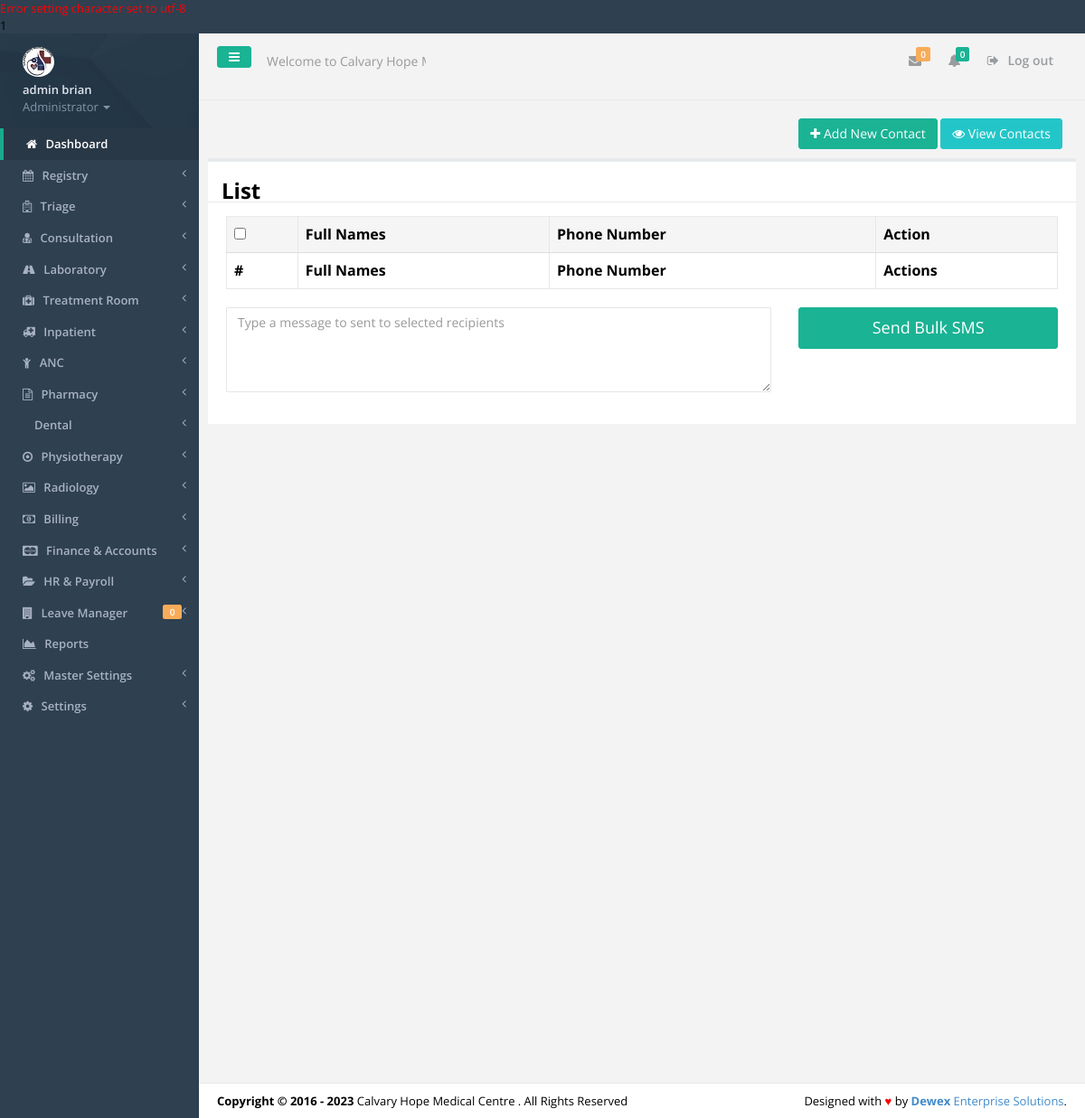
Page /group-members.php (signed in) on the committed database.
### tables this page shows
CREATE TABLE IF NOT EXISTS `tbl_users` (
  `id` int(11) NOT NULL,
  `f_name` varchar(30) NOT NULL,
  `s_name` varchar(30) NOT NULL,
  `id_no` varchar(30) NOT NULL,
  `email` varchar(30) NOT NULL,
  `phone` varchar(15) NOT NULL,
  `password` varchar(200) NOT NULL,
  `user_l` varchar(50) NOT NULL,
  `profile_image` varchar(45) NOT NULL,
  `active` varchar(30) NOT NULL
);

CREATE TABLE IF NOT EXISTS `tbl_settings` (
  `settings_id` int(11) NOT NULL,
  `slogan` varchar(100) NOT NULL,
  `l_status` varchar(10) NOT NULL,
  `system_name` varchar(30) NOT NULL,
  `campaigner_name` varchar(30) NOT NULL,
  `campaigner_short_name` varchar(30) NOT NULL,
  `campaign_location` varchar(30) NOT NULL,
  `seat` varchar(30) NOT NULL,
  `inst_date` varchar(15) NOT NULL,
  `photo` varchar(30) NOT NULL,
  `photo_size` varchar(10) NOT NULL,
  `photo_type` varchar(20) NOT NULL,
  `custom_reply_msg` varchar(500) NOT NULL,
  `address` varchar(50) NOT NULL,
  `phone` varchar(30) NOT NULL,
  `email` varchar(30) NOT NULL
);

### includes/authenticate.php (called while the page is built, shortened)
<?php
require_once 'inc/auth.php';
$signedemail = $_SESSION['email'];
$adminDetails = mysqli_query($dbconnect,"SELECT * FROM tbl_users WHERE email='$signedemail'");
$dd = mysqli_fetch_assoc($adminDetails);
$sfname = $dd['f_name'];
$ssname = $dd['s_name'];
$sidno = $dd['id_no'];
$user_l = $dd['user_l'];
	$getcountleaves =mysqli_query($dbconnect,"SELECT COUNT(*) as k FROM tbl_leavetransactions WHERE leavetrans_approver='$sidno' AND leavetrans_status='APPLIED'");
	$gcntttl1 = mysqli_fetch_array($getcountleaves);
	$leavestoapprove = $gcntttl1['k'];
?>

### inc/auth.php (called while the page is built, shortened)
<?php
include('config.php');
$dbhost = "localhost";
$dbuser = "root";
$dbpass = "";
$dbname = "agrovet";
$dbconnect = new mysqli($dbhost, $dbuser, $dbpass, $dbname);
$get_system_settings = mysqli_query($dbconnect,"SELECT * FROM tbl_settings LIMIT 1");
$smartC = mysqli_fetch_array($get_system_settings);
$smart_name = $smartC['system_name'];
?>

### includes/sidebar.php (shortened to what this page needs)
<nav class="navbar-default navbar-static-side" role="navigation">
            <div class="sidebar-collapse">
                <ul class="nav" id="side-menu">
                    <li class="nav-header">
                        <div class="dropdown profile-element"> <span>
                            <img alt="image" class="img-circle" src="img/profile_small.jpg" />
                             </span>
                            <a data-toggle="dropdown" class="dropdown-toggle" href="#">
                            <span class="clear"> <span class="block m-t-xs"> <strong class="font-bold"><?php echo "$sfname $ssname";?></strong>
                             </span> <span class="text-muted text-xs block">Administrator <b class="caret"></b></span> </span> </a>
                        </div>
                    </li>
                    <li class="active">
                        <a href="index.php"><i class="fa fa-home"></i> <span class="nav-label">Dashboard</span></a>
                    </li>
					<?php
					if($user_l=='REGISTRY'||$user_l=='ADMINISTRATOR'){
					?>
					<li>
                        <a href="registry.php"><i class="fa fa-calendar"></i> <span class="nav-label">Registry </span><span class="fa arrow"></span></a>
                    </li>
					<?php
					}
					if($user_l=='TRIAGE'||$user_l=='ADMINISTRATOR'||$user_l=='TREATMENTROOM'){
					?>
					<li>
						<a href="#"><i class="fa fa-hospital-o"></i> <span class="nav-label">Triage </span><span class="fa arrow"></span></a>
					</li>
					<?php
					}
					if($user_l=='CONSULTATION'||$user_l=='ADMINISTRATOR'){
					?>
					<li>
                        <a href="#"><i class="fa fa-user-md"></i> <span class="nav-label">Consultation </span><span class="fa arrow"></span></a>
                    </li>
					<?php
					}
					if($user_l=='LABORATORY'||$user_l=='ADMINISTRATOR'){
					?>
					<li>
                        <a href="#"><i class="fa fa-road"></i> <span class="nav-label">Laboratory </span><span class="fa arrow"></span></a>
                    </li>
					<?php
					}
					if($user_l=='TRIAGE'||$user_l=='ADMINISTRATOR'||$user_l=='TREATMENTROOM'){
					?>
					<li>
                        <a href="#"><i class="fa fa-medkit"></i> <span class="nav-label">Treatment Room </span><span class="fa arrow"></span></a>
                    </li>
					<li>
                        <a href="#"><i class="fa fa-ambulance"></i> <span class="nav-label">Inpatient </span><span class="fa arrow"></span></a>
                    </li>
					<li>
                        <a href="#"><i class="fa fa-child"></i> <span class="nav-label">ANC </span><span class="fa arrow"></span></a>
                    </li>
					<?php
					}
					if($user_l=='PHARMACY'||$user_l=='ADMINISTRATOR'){
					?>
					<li>
                        <a href="#"><i class="fa fa-file-text-o"></i> <span class="nav-label">Pharmacy </span><span class="fa arrow"></span></a>
                    </li>
					<?php
					}
					if($user_l=='ADMINISTRATOR'){
					?>
					<li>
                        <a href="#"><i class="fa-solid fa-road"></i> <span class="nav-label">Dental </span><span class="fa arrow"></span></a>
                    </li>
					<li>
                        <a href="#"><i class="fa fa-dot-circle-o"></i> <span class="nav-label">Physiotherapy </span><span class="fa arrow"></span></a>
                    </li>
						<li>
                        <a href="#"><i class="fa fa-photo"></i> <span class="nav-label">Radiology </span><span class="fa arrow"></span></a>
                    </li>
					<?php
					}
					if($user_l=='REGISTRY'||$user_l=='ADMINISTRATOR'){
					?>
					<li>
                        <a href="#"><i class="fa fa-money"></i> <span class="nav-label">Billing </span><span class="fa arrow"></span></a>
                    </li>
					<?php
					}
					if($user_l=='ADMINISTRATOR'){
					?>
					<li>
                        <a href="#"><i class="fa fa-cc-mastercard"></i> <span class="nav-label">Finance & Accounts </span><span class="fa arrow"></span></a>
                    </li>
					<?php } ?>
					<li>
                        <a href="#"><i class="fa fa-folder-open"></i> <span class="nav-label">HR & Payroll </span><span class="fa arrow"></span></a>
                    </li>
					<li>
                        <a href="#"><i class="fa fa-building"></i> <span class="nav-label">Leave Manager </span><span class="fa arrow"></span><span class="label label-warning pull-right"><?php echo $leavestoapprove; ?></span></a>
                    </li>
					<?php
					if($user_l=='ADMINISTRATOR'){
					?>
					 <li>
                        <a href="reports.php"><i class="fa fa-area-chart"></i> <span class="nav-label">Reports</a>
                    </li>
                    <li>
                        <a href="#"><i class="fa fa-cogs"></i> <span class="nav-label">Master Settings</span><span class="fa arrow"></span></a>
                    </li>
                    <li>
                        <a href="#"><i class="fa fa-gear"></i> <span class="nav-label"> Settings</span><span class="fa arrow"></span></a>
                    </li>
					<?php
					}
					?>
                </ul>
            </div>
        </nav>

### includes/top-nav.php (shortened to what this page needs)
<nav class="navbar navbar-static-top" role="navigation" style="margin-bottom: 0">
        <div class="navbar-header">
            <a class="navbar-minimalize minimalize-styl-2 btn btn-primary " href="#"><i class="fa fa-bars"></i> </a>
            <form role="search" class="navbar-form-custom" method="post" action="search_results.html">
                <div class="form-group">
                    <input type="text" placeholder="Welcome to <?php echo $smart_name; ?>..." class="form-control" name="top-search" id="top-search">
                </div>
            </form>
        </div>
            <ul class="nav navbar-top-links navbar-right">
                <li>
                    <a class="count-info" tooltip="Unread" href="#">
                        <i class="fa fa-envelope"></i>  <span class="label label-warning">0</span>
                    </a>
                </li>
                <li>
                    <a class="count-info" data-toggle="dropdowhn" tooltip="Marked Important" href="#">
                        <i class="fa fa-bell"></i>  <span class="label label-primary">0</span>
                    </a>
                 </li>
				<li>
                    <a href="logout.php?logout">
                        <i class="fa fa-sign-out"></i> Log out
                    </a>
                </li>
            </ul>
	</nav>

### includes/footer.php
<div class="footer">
    <div class="pull-right">
        Designed with <span style="color:red">&hearts;</span> by <a href="mailto: isaacwex@gmail.com tel:0729522550" target="_blank" title="We're Dewex Enterprise Solutions" target="_blank" rel="dofollow"><strong>Dewex</strong> Enterprise Solutions</a>.
    </div>
    <div>
        <strong>Copyright &copy; 2016 - <?php echo date('Y'); ?></strong> <?php echo $smart_name; ?> . All Rights Reserved
    </div>
</div>

### rows in the picture
tbl_users: f_name "admin", s_name "brian"
tbl_settings: top-search "Welcome to Calvary Hope Medical Centre...", system_name "Calvary Hope Medical Centre"

### other values in the picture
$dbconnect->error() "1"
$leavestoapprove "0"
